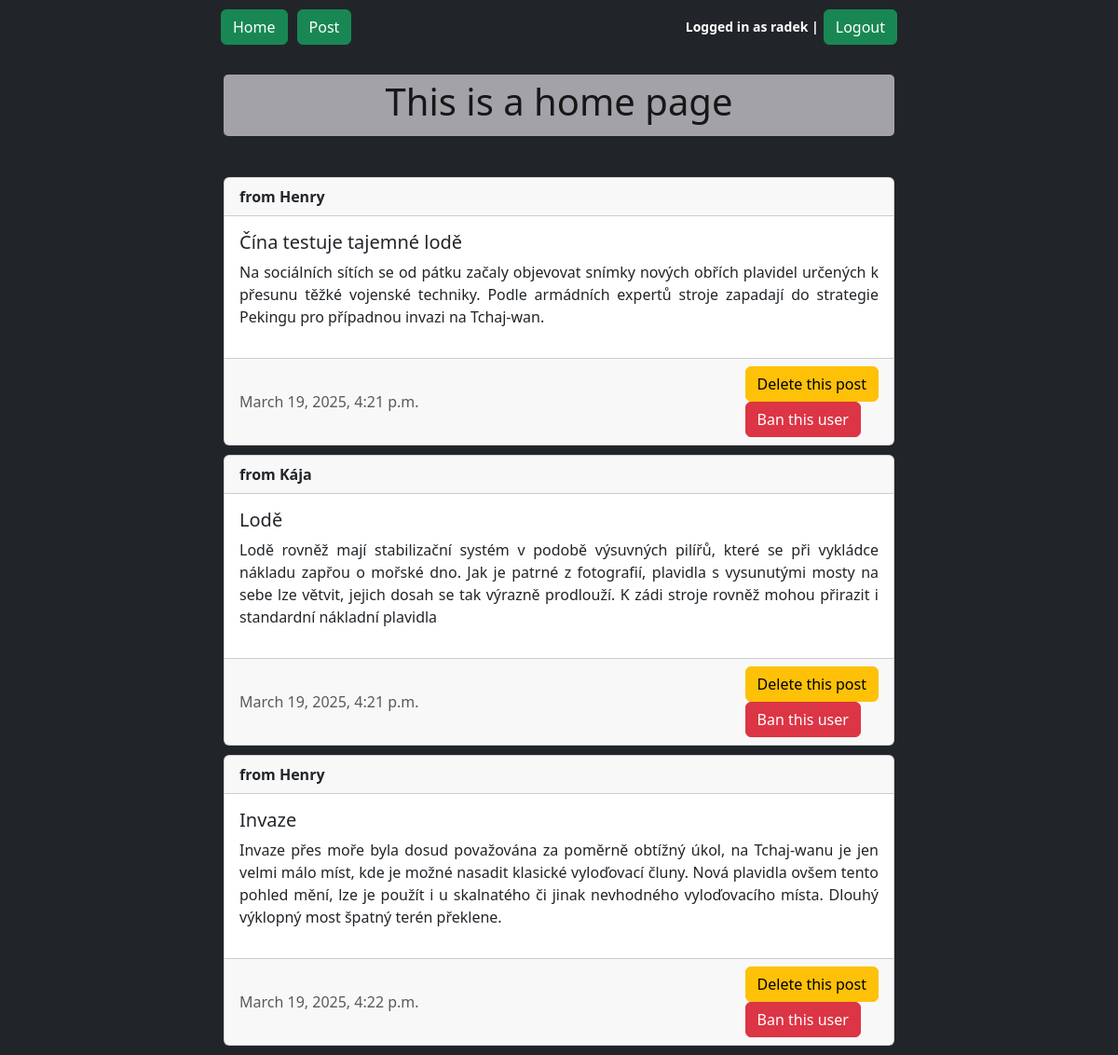
The app's page / (signed in) with its own data.
### main/models.py (models this page shows, shortened)
class Post(models.Model):
    author = models.ForeignKey(User, on_delete=models.CASCADE)
    title = models.CharField(max_length=200)
    description = models.TextField()
    created_at = models.DateTimeField(auto_now_add=True)
    updated_at = models.DateTimeField(auto_now=True)

### main/views.py (the view, shortened to what this page needs)
@login_required(login_url="/login")     # if not login, redirect to: /login
def index(request):
    posts = Post.objects.all()
    return render(request, 'main/index.html', {"posts":posts})

### main/templates/main/index.html (shortened to what this page needs)
{% extends "base.html" %}
{% load crispy_forms_tags %}
{% load static %}
{% block css_files %}    <link rel="stylesheet" href="{% static 'main/styles/index.css' %}">
{% endblock css_files %}
{% block page_title %} This is a home page
{% endblock page_title %}
{% block content %}
{% for post in posts %}
<div class="card">
    <div class="card-header">
        <strong>from {{ post.author.username }}</strong>
    </div>
    <div class="card-body d-flex flex-row justify-content-between">
        <div>
            <h5 class="card-title">{{ post.title }}</h5>
            <p>{{ post.description }}</p>
        </div>
    </div>
    <div class="card-footer text-muted">
        <div>
            {{post.created_at}}
        </div>
        <div>
            {% if user == post.author or perms.main.delete_post %}
                <form method="post">
                    <button
                    type="submit"
                    class="btn btn-warning"
                    name="post-id"
                    value="{{ post.id }}">
                        Delete this post
                    </button>
                </form>
            {% endif %}
            {% if user.is_staff %}
            <form method="post">
                <button
                type="submit"
                class="btn btn-danger"
                name="user-id"
                value="{{ post.author.id }}">
                    Ban this user
                </button>
            </form>
            {% endif %}
        </div>
    </div>
</div>
{% empty %}
<p>No posts yet :-(</p>
{% endfor %}
{% endblock content %}

### templates/base.html (shortened to what this page needs)
{% load static %}
{% load crispy_forms_tags %}
<!DOCTYPE html>
<html lang="en">
<head>
    <link rel="stylesheet" href="{% static 'styles/bootstrap.min.css' %}">
    <link rel="stylesheet" href="{% static 'styles/base.css' %}">
    {% block css_files %}
    {% endblock css_files %}
</head>
<body>
    <nav class="navbar navbar-expand-lg navbar-dark bg-dark">
        <div class="container-fluid">
            <div>
                <ul class="navbar-nav">
                    <li class="nav-item">
                        <form method="post" action="{% url 'index' %}">
                            <button type="submit" class="btn btn-success">Home</button>
                        </form>
                    </li>
                    <li class="nav-item">
                        <form method="post" action="{% url 'create_post' %}">
                            <button type="submit" class="btn btn-success">Post</button>
                        </form>
                    </li>
                </ul>
            </div>
            <div>
                <ul class="navbar-nav">
                {% if user.is_authenticated %}
                    <span class="navbar-text">Logged in as {{ user.username }} |</span>
                    <li class="nav-item">
                        <form method="post" action="{% url 'logout' %}">
                            <button type="submit" class="btn btn-success">Logout</button>
                        </form>
                    </li>
                {% endif %}
                </ul>
            </div>
        </div>
    </nav>
    <div class= "h1_title">
        <h1>
            {% block page_title %}
            {% endblock page_title %}
        </h1>
    </div>
    <div class="container">
        {% block content %}
        {% endblock content %}
    </div>
</body>
</html>

### static/styles/base.css (style rules this page uses)
body { background-color: #212529; color: white; }
nav.navbar { position: fixed; padding: 10px 10px; top: 0; width: 65vw; left: 50%; transform: translateX(-50%); z-index: 1001; background: #333; color: white; display: flex; justify-content: center; align-items: center; }
li.nav-item { margin: 0px 5px; }
span.navbar-text { color: white; font-size: 14px; font-weight: bold; }
div.h1_title { color: #171717; background-color: #a2a2a8; padding: 5px; position: absolute; top: 80px; left: 50%; transform: translateX(-50%); width: 60vw; z-index: 999; display: flex; justify-content: center; align-items: center; border-radius: 5px; }
div.container { margin: 100px 0px; padding: 0px; position: absolute; top: 80px; left: 50%; transform: translateX(-50%); width: 60vw; flex-direction: column; justify-content: center; align-items: center; }

### main/static/main/styles/index.css (style rules this page uses)
div.card { margin: 10px 0px; width: 100%; text-align: justify; }
.card-footer { display: flex; justify-content: space-between; align-items: center; }

### records on screen
Post: author.username "Henry", title "Čína testuje tajemné lodě", description "Na sociálních sítích se od pátku začaly objevovat snímky nových obřích plavidel určených k přesunu těžké vojenské techniky. Podle armádních expertů stroje zapadají do strategie Pekingu pro případnou invazi na Tchaj-wan.", created_at "March 19, 2025, 4:21 p.m.", {{ post.id }} 23 (drawn)
Post: author.username "Kája", title "Lodě", description "Lodě rovněž mají stabilizační systém v podobě výsuvných pilířů, které se při vykládce nákladu zapřou o mořské dno. Jak je patrné z fotografií, plavidla s vysunutými mosty na sebe lze větvit, jejich dosah se tak výrazně prodlouží. K zádi stroje rovněž mohou přirazit i standardní nákladní plavidla", created_at "March 19, 2025, 4:21 p.m.", {{ post.id }} 24 (drawn)
Post: author.username "Henry", title "Invaze", description "Invaze přes moře byla dosud považována za poměrně obtížný úkol, na Tchaj-wanu je jen velmi málo míst, kde je možné nasadit klasické vyloďovací čluny. Nová plavidla ovšem tento pohled mění, lze je použít i u skalnatého či jinak nevhodného vyloďovacího místa. Dlouhý výklopný most špatný terén překlene.", created_at "March 19, 2025, 4:22 p.m.", {{ post.id }} 26 (drawn)

### other values on screen
{{ user.username }} "radek"
